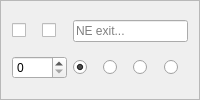
       <widget class="QFrame" name="frame_ne">
        <property name="sizePolicy">
         <sizepolicy hsizetype="Preferred" vsizetype="Preferred">
          <horstretch>0</horstretch>
          <verstretch>0</verstretch>
         </sizepolicy>
        </property>
        <property name="frameShape">
         <enum>QFrame::StyledPanel</enum>
        </property>
        <property name="frameShadow">
         <enum>QFrame::Raised</enum>
        </property>
        <layout class="QGridLayout" name="gridLayout_ne">
         <item row="0" column="0">
          <widget class="QCheckBox" name="noRoute_ne">
           <property name="cursor">
            <cursorShape>PointingHandCursor</cursorShape>
           </property>
           <property name="focusPolicy">
            <enum>Qt::NoFocus</enum>
           </property>
           <property name="toolTip">
            <string>Prevent a route being created via this exit, equivalent to an infinite exit weight</string>
           </property>
           <property name="text">
            <string/>
           </property>
           <property name="checkable">
            <bool>true</bool>
           </property>
          </widget>
         </item>
         <item row="0" column="1">
          <widget class="QCheckBox" name="stub_ne">
           <property name="cursor">
            <cursorShape>PointingHandCursor</cursorShape>
           </property>
           <property name="toolTip">
            <string>Create an exit in this direction with unknown distination, mutually exclusive with an actual exit roomID</string>
           </property>
           <property name="text">
            <string/>
           </property>
          </widget>
         </item>
         <item row="0" column="2" colspan="4">
          <widget class="QLineEdit" name="ne">
           <property name="toolTip">
            <string>Set the number of the room northeast of this one, will be blue for a valid number or red for invalid</string>
           </property>
           <property name="placeholderText">
            <string>NE exit...</string>
           </property>
          </widget>
         </item>
         <item row="1" column="0" colspan="2">
          <widget class="QSpinBox" name="weight_ne">
           <property name="cursor">
            <cursorShape>SizeVerCursor</cursorShape>
           </property>
           <property name="toolTip">
            <string>Set to a positive value to overide the default (Room) Weight for using this Exit route, zero value assigns the default.</string>
           </property>
           <property name="maximum">
            <number>9999</number>
           </property>
          </widget>
         </item>
         <item row="1" column="2">
          <widget class="QRadioButton" name="doortype_none_ne">
           <property name="cursor">
            <cursorShape>PointingHandCursor</cursorShape>
           </property>
           <property name="toolTip">
            <string>No door symbol is drawn on 2D Map for this exit</string>
           </property>
           <property name="text">
            <string/>
           </property>
           <property name="checked">
            <bool>true</bool>
           </property>
           <attribute name="buttonGroup">
            <string notr="true">doortype_ne</string>
           </attribute>
          </widget>
         </item>
         <item row="1" column="3">
          <widget class="QRadioButton" name="doortype_open_ne">
           <property name="cursor">
            <cursorShape>PointingHandCursor</cursorShape>
           </property>
           <property name="toolTip">
            <string>Green (Open) door symbol is drawn on 2D Map, can be set on either a stub or a real exit</string>
           </property>
           <property name="text">
            <string/>
           </property>
           <attribute name="buttonGroup">
            <string notr="true">doortype_ne</string>
           </attribute>
          </widget>
         </item>
         <item row="1" column="4">
          <widget class="QRadioButton" name="doortype_closed_ne">
           <property name="cursor">
            <cursorShape>PointingHandCursor</cursorShape>
           </property>
           <property name="toolTip">
            <string>Orange (Closed) door symbol is drawn on 2D Map, can be set on either a stub or a real exit</string>
           </property>
           <property name="text">
            <string/>
           </property>
           <attribute name="buttonGroup">
            <string notr="true">doortype_ne</string>
           </attribute>
          </widget>
         </item>
         <item row="1" column="5">
          <widget class="QRadioButton" name="doortype_locked_ne">
           <property name="cursor">
            <cursorShape>PointingHandCursor</cursorShape>
           </property>
           <property name="toolTip">
            <string>Red (Locked) door symbol is drawn on 2D Map, can be set on either a stub or a real exit</string>
           </property>
           <property name="text">
            <string/>
           </property>
           <attribute name="buttonGroup">
            <string notr="true">doortype_ne</string>
           </attribute>
          </widget>
         </item>
        </layout>
       </widget>
